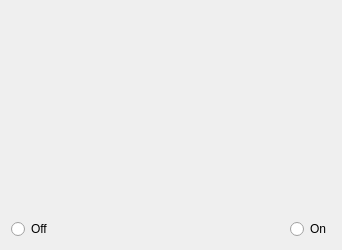
<?xml version="1.0" encoding="UTF-8"?>
<ui version="4.0">
 <class>Form</class>
 <widget class="QWidget" name="Form">
  <property name="geometry">
   <rect>
    <x>0</x>
    <y>0</y>
    <width>342</width>
    <height>250</height>
   </rect>
  </property>
  <property name="windowTitle">
   <string>Form</string>
  </property>
  <property name="autoFillBackground">
   <bool>false</bool>
  </property>
  <layout class="QGridLayout" name="gridLayout">
   <item row="1" column="0">
    <layout class="QHBoxLayout" name="horizontalLayout">
     <item>
      <widget class="QRadioButton" name="cmOFF">
       <property name="text">
        <string>Off</string>
       </property>
      </widget>
     </item>
     <item>
      <spacer name="horizontalSpacer">
       <property name="orientation">
        <enum>Qt::Horizontal</enum>
       </property>
       <property name="sizeHint" stdset="0">
        <size>
         <width>40</width>
         <height>20</height>
        </size>
       </property>
      </spacer>
     </item>
     <item>
      <widget class="QRadioButton" name="cmON">
       <property name="text">
        <string>On</string>
       </property>
      </widget>
     </item>
    </layout>
   </item>
   <item row="0" column="0">
    <widget class="PyDMEmbeddedDisplay" name="EmbeddedCavity">
     <property name="toolTip">
      <string/>
     </property>
     <property name="filename" stdset="0">
      <string>StatusBarEmbedded.ui</string>
     </property>
    </widget>
   </item>
  </layout>
 </widget>
 <customwidgets>
  <customwidget>
   <class>PyDMEmbeddedDisplay</class>
   <extends>QFrame</extends>
   <header>pydm.widgets.embedded_display</header>
  </customwidget>
 </customwidgets>
 <resources/>
 <connections/>
</ui>
